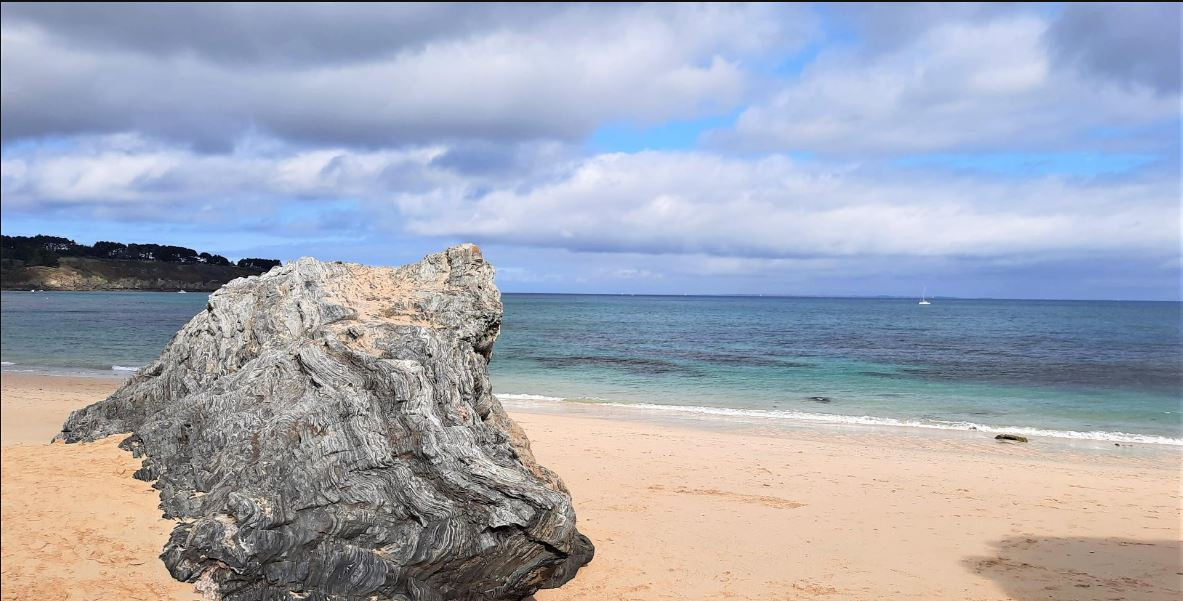
#> input picture image.JPG, 1183 x 601 px, found by its file name
$ python steganographie.py
#> lines starting #> are read from the running program, lines starting #| are printed output that depends on the picture
import cv2
import os

def lsb1_stegano(image_path, message):
#> called with image_path = './image.jpg', message = 'Cpucou triple monstre'
    image_array = cv2.imread(image_path, cv2.IMREAD_GRAYSCALE)
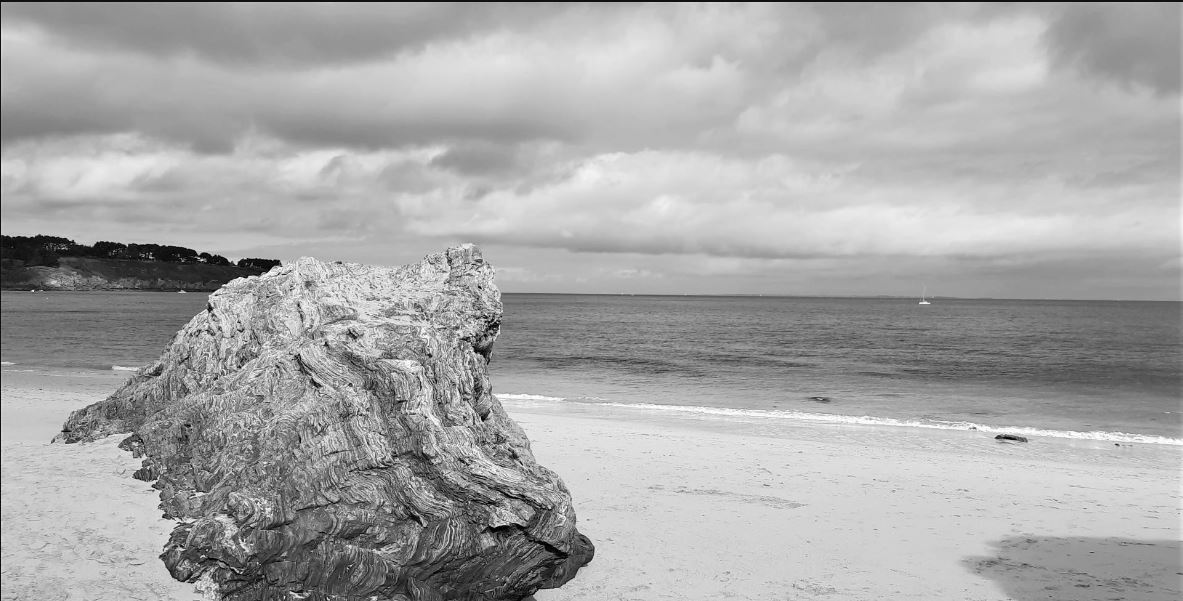
#> image_array: shape (601, 1183); min 0, max 255, mean 168.2
    #rendre l'image paire
    image_array = image_array - image_array%2
    #convertire le message en binaire
    binary_message = ''.join(format(ord(carac), '08b') for carac in "theau")

    if len(binary_message) > image_array.size:
        raise Exception("La taille du message est supérieur au nb de pixels présents dans l'image")
    #raise : affiche l'erreur sans avoir besoin de print

    nb_rows, nb_cols = image_array.shape
#> nb_rows = 601; nb_cols = 1183
    for index_row in range (nb_rows):
        for index_col in range (nb_cols):
            if index_row * nb_cols + index_col < len (binary_message):
                image_array[index_row, index_col] += int(binary_message[index_row * nb_cols + index_col])
            else:
                break
#> image_array: shape (601, 1183); min 0, max 254, mean 167.7


    cv2.imshow("image", image_array)
    cv2.waitKey(0)
    cv2.destroyAllWindows()


if __name__ == "__main__":
    lsb1_stegano("./image.jpg", "Cpucou triple monstre")
